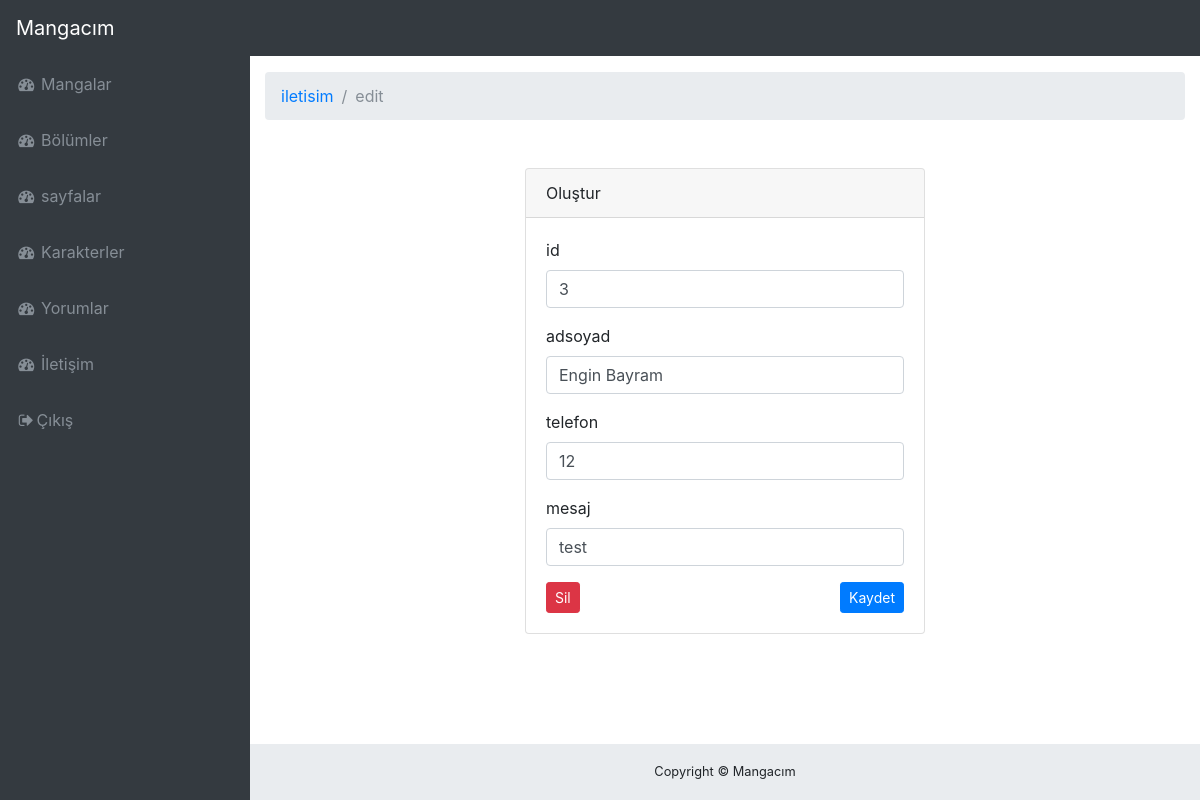
Page /Panel/index.php?page=iletisim&func=edit&id=3 on the committed database.
### tables this page shows
CREATE TABLE `iletisim` (
  `id` int(11) NOT NULL,
  `adsoyad` text NOT NULL,
  `telefon` text NOT NULL,
  `mesaj` text NOT NULL
);

### Panel/iletisim/edit.php (the view, shortened to what this page needs)
<div class="card card-login mx-auto mt-5">
      <div class="card-header">Oluştur</div>
      <div class="card-body">
        <form method="post" action="iletisim/edit.php"><?php
		if($_GET!=null){
			$id=$_GET["id"];
		include "dbConnect.php";
			$sql = "SELECT * FROM iletisim where id=".$id."";
			$result = $conn->query($sql);
			while($row = $result->fetch_assoc()) {
			$id=$row["id"];$adsoyad=$row["adsoyad"];$telefon=$row["telefon"];$mesaj=$row["mesaj"];	echo '
			<div class="form-group">
            <label for="exampleInputEmail1">id</label>
            <input class="form-control" name="id" type="text" value="'.$id.'" placeholder="id Girin">
          </div><div class="form-group">
            <label for="exampleInputEmail1">adsoyad</label>
            <input class="form-control" name="adsoyad" type="text" value="'.$adsoyad.'" placeholder="adsoyad Girin">
          </div><div class="form-group">
            <label for="exampleInputEmail1">telefon</label>
            <input class="form-control" name="telefon" type="text" value="'.$telefon.'" placeholder="telefon Girin">
          </div><div class="form-group">
            <label for="exampleInputEmail1">mesaj</label>
            <input class="form-control" name="mesaj" type="text" value="'.$mesaj.'" placeholder="mesaj Girin">
          </div> 	';}
		}
		echo '	   <div class="text-center">
			   <a href="iletisim/delete.php?id='.$id.'" class="btn btn-sm btn-danger pull-left">Sil</a>
          <input type="submit" class="btn btn-sm btn-primary pull-right"  value="Kaydet"/>
        </div>'
		 ?>
        </form>
      </div>
    </div>

### Panel/css/sb-admin.css (style rules this page uses)
html { position: relative; min-height: 100%; }
body { overflow-x: hidden; }
body.sticky-footer { margin-bottom: 56px; }
body.fixed-nav { padding-top: 56px; }
.card-login { max-width: 25rem; }

### rows in the picture
iletisim: id "3", adsoyad "Engin Bayram", telefon "12", mesaj "test"

### other values in the picture
$page "iletisim"
$func "edit"
